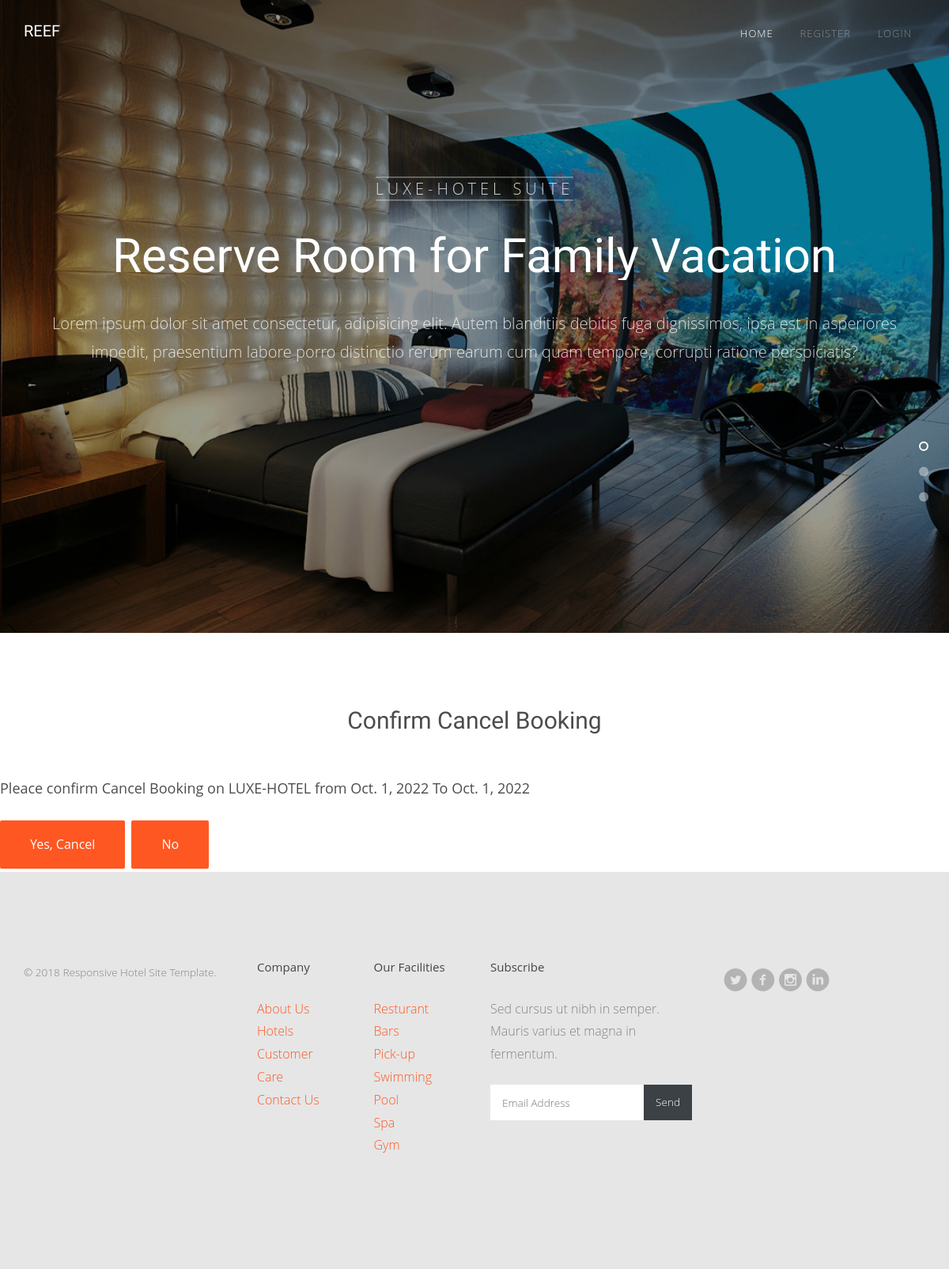
/booking/cancel/5, run on the app's committed database.
### booking/models.py (models this page shows, shortened)
class Booking(models.Model):
    user = models.ForeignKey(settings.AUTH_USER_MODEL, on_delete=models.CASCADE)
    room = models.ForeignKey(Room, on_delete=models.CASCADE)
    check_in_date = models.DateField()
    check_in_time = models.TimeField()
    check_out_date = models.DateField()
    check_out_time = models.TimeField()
    beds = models.IntegerField()
    number_of_occupant = models.IntegerField()
    def get_room_category(self):
        room_categories = dict(self.room.ROOM_CATEGORIES)
        room_category = room_categories.get(self.room.category)
        return room_category

class Room(models.Model):
    ROOM_CATEGORIES = (
        ('DH', 'DELUXE-HOTEL'),
        ('KH', 'KING-HOTEL'),
        ('LH', 'LUXE-HOTEL'),
        ('FSH', 'FIVE-STAR-HOTEL'),
    )
    room_number = models.IntegerField()
    category = models.CharField(max_length=20, choices=ROOM_CATEGORIES)

### booking/views.py (the view)
# urls.py: path('booking/cancel/<pk>', CancelBookingView.as_view(), name='CancelBookingView'),
class CancelBookingView(DeleteView):
    model = Booking
    success_url = reverse_lazy('booking:BookingListView')

### booking/templates/booking/booking_confirm_delete.html (shortened to what this page needs)
{% extends 'hotel/base.html' %}
{% block content %}
{% load static %}
    <aside id="fh5co-hero" class="js-fullheight">
        <div class="flexslider js-fullheight">
            <ul class="slides">
            <li style="background-image: url('/static/images/slider1.jpg');">
                <div class="container">
                    <div class="col-md-12 col-md-offset-0 text-center slider-text">
                        <div class="slider-text-inner js-fullheight">
                            <div class="desc">
                                <p><span>{{ booking.get_room_category }} Suite</span></p>
                                <h2>Reserve Room for Family Vacation</h2>
                                <p>
                                    Lorem ipsum dolor sit amet consectetur, adipisicing elit. Autem blanditiis debitis fuga dignissimos, ipsa est in asperiores impedit, praesentium labore porro distinctio rerum earum cum quam tempore, corrupti ratione perspiciatis?
                                </p>
                            </div>
                        </div>
                    </div>
                </div>
            </li>
            </ul>
        </div>
    </aside>
    <div class="mx-auto col-5" style="margin-top: 15rem;">
        <h2 style="text-align: center; padding: 3rem;">Confirm Cancel Booking</h2>
        <form action="" method="post">
            <div>
                <h4>Pleace confirm Cancel Booking on {{booking.get_room_category}} from {{booking.check_in_date}} To {{ booking.check_out_date }}</h4>
            </div>
            <button type="submit" class="btn btn-primary btn-lg">Yes, Cancel</button>
            <a href="{% url 'booking:BookingListView' %}" class="btn btn-primary btn-lg">No</a>
        </form>
    </div>
{% endblock %}

### hotel/static/css/flexslider.css (style rules this page uses)
.slides, .slides > li, .flex-control-nav, .flex-direction-nav { margin: 0; padding: 0; list-style: none; }
.flexslider { margin: 0; padding: 0; }
.flexslider .slides > li { display: none; -webkit-backface-visibility: hidden; }
.flexslider .slides:after { display: block; clear: both; visibility: hidden; line-height: 0; height: 0; }
.flexslider { margin: 0 0 60px; background: #ffffff; border: 4px solid #ffffff; position: relative; zoom: 1; -webkit-border-radius: 4px; -moz-border-radius: 4px; border-radius: 4px; -webkit-box-shadow: '' 0 1px 4px rgba(0, 0, 0, 0.2); -moz-box-shadow: '' 0 1px 4px rgba(0, 0, 0, 0.2); -o-box-shadow: '' 0 1px 4px rgba(0, 0, 0, 0.2); box-shadow: '' 0 1px 4px rgba(0, 0, 0, 0.2); }
.flexslider .slides { zoom: 1; }

### data on the page
Booking: get_room_category "LUXE-HOTEL", check_in_date "Oct. 1, 2022", check_out_date "Oct. 1, 2022"
